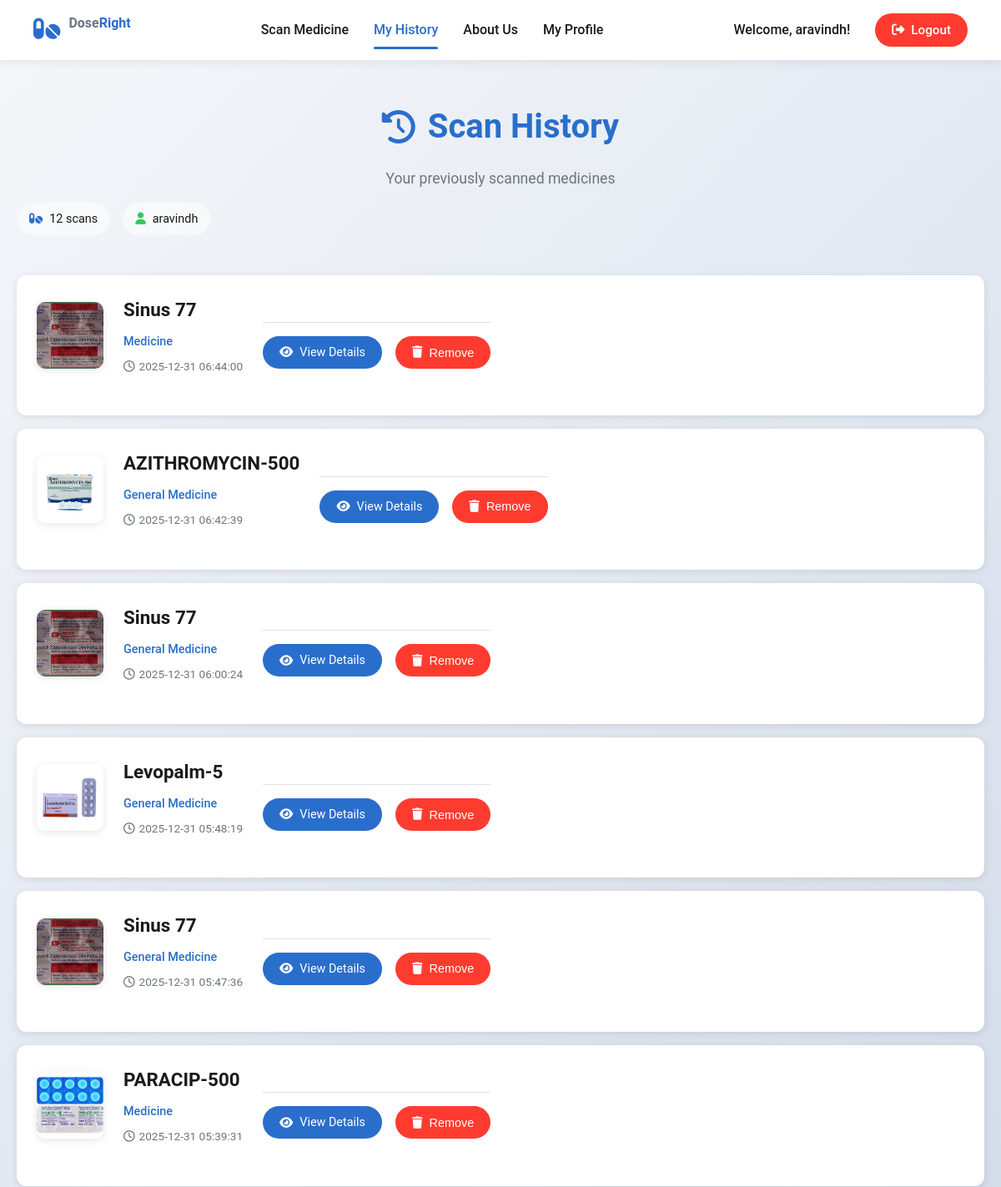
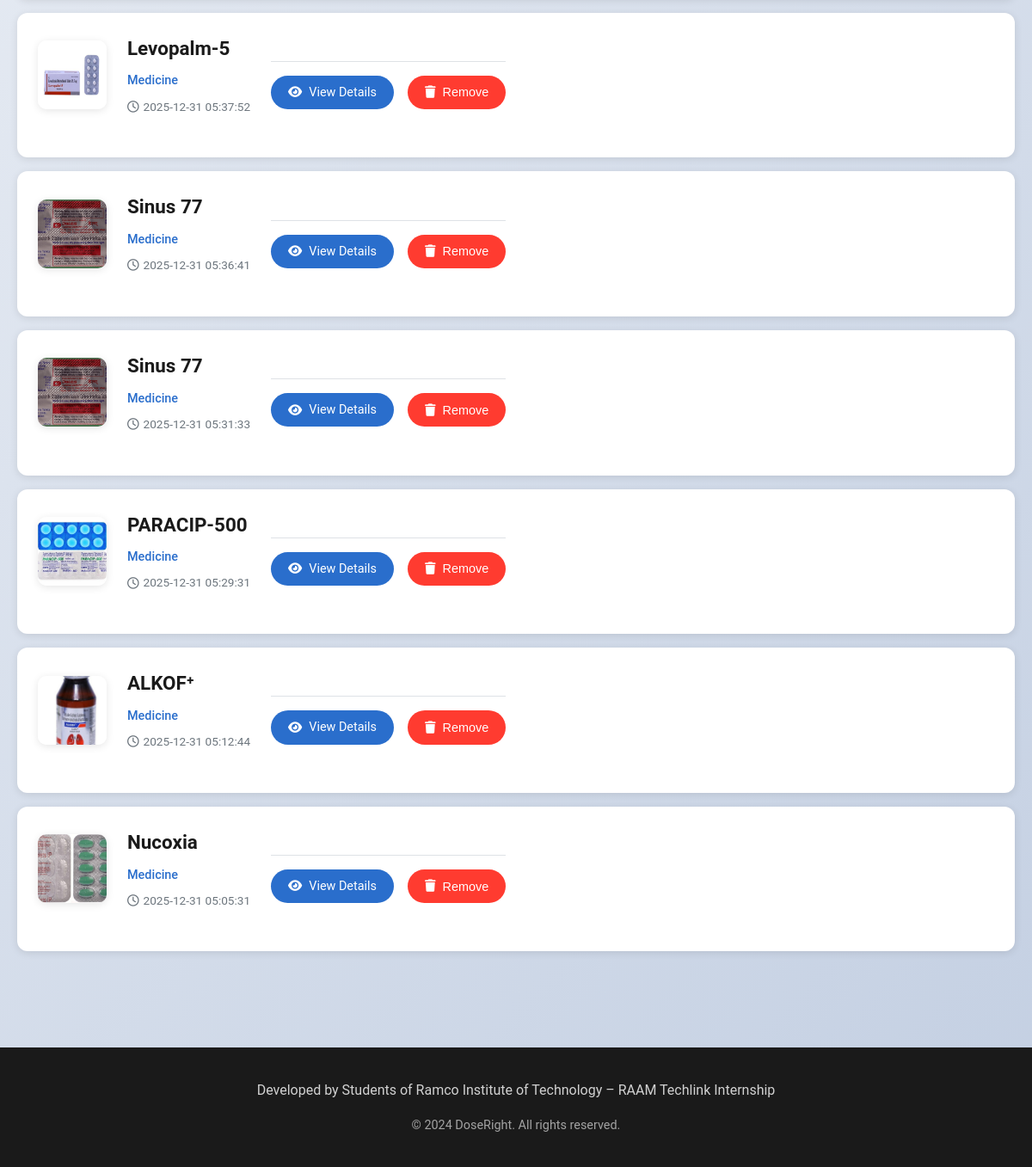
Page /history (signed in) on the committed database (2 pictures, top to bottom).
### tables this page shows
CREATE TABLE users
                 (id INTEGER PRIMARY KEY AUTOINCREMENT,
                  username TEXT UNIQUE NOT NULL,
                  email TEXT UNIQUE,
                  password_hash TEXT NOT NULL,
                  full_name TEXT,
                  created_at TIMESTAMP DEFAULT CURRENT_TIMESTAMP);

CREATE TABLE scan_history
                 (id INTEGER PRIMARY KEY AUTOINCREMENT,
                  user_id INTEGER,
                  medicine_name TEXT NOT NULL,
                  image_url TEXT,
                  category TEXT,
                  timestamp TIMESTAMP DEFAULT CURRENT_TIMESTAMP,
                  FOREIGN KEY (user_id) REFERENCES users (id));

### app2.py (the view)
@app.route('/history')
@login_required
def history():
    conn = get_db()
    scans = conn.execute('''SELECT medicine_name, image_url, category, timestamp
                           FROM scan_history WHERE user_id = ?
                           ORDER BY timestamp DESC''',
                        (session['user_id'],)).fetchall()
    conn.close()
    scan_list = []
    for scan in scans:
        scan_list.append({
            'medicine_name': scan['medicine_name'],
            'image_url': scan['image_url'],
            'category': scan['category'],
            'timestamp': scan['timestamp']
        })
    return render_template('history.html', scans=scan_list)

### app2.py (called while the page is built)
def get_db():
    conn = sqlite3.connect(app.config['DATABASE'])
    conn.row_factory = sqlite3.Row
    return conn

### auth.py (called while the page is built)
def get_db_connection():
    conn = sqlite3.connect('doseright.db')
    conn.row_factory = sqlite3.Row
    return conn

def login_required(f):
    @wraps(f)
    def decorated_function(*args, **kwargs):
        if 'user_id' not in session:
            return redirect(url_for('auth.login', next=request.url))
        return f(*args, **kwargs)
    return decorated_function

def auth_context_processor():
    user_info = {}
    if 'user_id' in session:
        conn = get_db_connection()
        user = conn.execute('SELECT id, username, email, full_name FROM users WHERE id = ?',
                           (session['user_id'],)).fetchone()
        conn.close()
        if user:
            user_info = {
                'id': user['id'],
                'username': user['username'],
                'email': user['email'],
                'full_name': user['full_name'],
                'is_authenticated': True
            }
    return dict(current_user=user_info)

### templates/history.html (shortened to what this page needs)
<!DOCTYPE html>
<html lang="en">
<head>
    <link rel="stylesheet" href="{{ url_for('static', filename='css/style.css') }}">
    <link rel="stylesheet" href="https://cdnjs.cloudflare.com/ajax/libs/font-awesome/6.4.0/css/all.min.css">
</head>
<body>
    <nav class="navbar">
        <div class="nav-left">
            <i class="fas fa-pills"></i>
            <span class="brand">Dose<span>Right</span></span>
        </div>
        <div class="nav-center">
            <a href="{{ url_for('index') }}" class="nav-link">Scan Medicine</a>
            <a href="{{ url_for('history') }}" class="nav-link active">My History</a>
            <a href="{{ url_for('about') }}" class="nav-link">About Us</a>
            {% if current_user.is_authenticated %}
            <a href="{{ url_for('auth.profile') }}" class="nav-link">My Profile</a>
            {% endif %}
        </div>
        <div class="nav-right">
            {% if current_user.is_authenticated %}
            <span class="welcome-text">Welcome, {{ current_user.username }}!</span>
            <a href="{{ url_for('auth.logout') }}" class="logout-btn">
                <i class="fas fa-sign-out-alt"></i> Logout
            </a>
            {% else %}
            <a href="{{ url_for('auth.login') }}" class="login-btn">Login</a>
            <a href="{{ url_for('auth.signup') }}" class="signup-btn">Sign Up</a>
            {% endif %}
        </div>
    </nav>
    <main class="main-content">
        <div class="container">
            <div class="history-header">
                <h1><i class="fas fa-history"></i> Scan History</h1>
                <p>Your previously scanned medicines</p>
                <div class="history-stats">
                    <span class="stat-badge">
                        <i class="fas fa-pills"></i> {{ scans|length }} scans
                    </span>
                    {% if current_user.is_authenticated %}
                    <span class="user-badge">
                        <i class="fas fa-user"></i> {{ current_user.username }}
                    </span>
                    {% endif %}
                </div>
            </div>
            {% if scans %}
            <div class="history-list">
                {% for scan in scans %}
                <div class="history-item">
                    <div class="history-item-header">
                        <div class="medicine-image">
                            {% if scan.image_url %}
                            <img src="{{ scan.image_url }}" alt="{{ scan.medicine_name }}"
                                 onerror="this.src='/static/images/medicine-placeholder.jpg'">
                            {% else %}
                            <div class="image-placeholder">
                                <i class="fas fa-pills"></i>
                            </div>
                            {% endif %}
                        </div>
                        <div class="medicine-info">
                            <h3>{{ scan.medicine_name }}</h3>
                            <p class="category">{{ scan.category }}</p>
                            <p class="timestamp">
                                <i class="far fa-clock"></i> {{ scan.timestamp }}
                            </p>
                        </div>
                    </div>
                    <div class="history-item-actions">
                        <a href="{{ url_for('result') }}" class="btn-view"
                           onclick="sessionStorage.setItem('last_medicine', JSON.stringify({
                               medicine_name: '{{ scan.medicine_name }}',
                               category: '{{ scan.category }}',
                               image_url: '{{ scan.image_url }}'
                           }));">
                            <i class="fas fa-eye"></i> View Details
                        </a>
                        <button class="btn-delete" onclick="deleteScan('{{ scan.medicine_name }}')">
                            <i class="fas fa-trash"></i> Remove
                        </button>
                    </div>
                </div>
                {% endfor %}
            </div>
            {% endif %}
        </div>
    </main>
    <footer class="footer">
        <div class="container">
            <p>Developed by Students of Ramco Institute of Technology – RAAM Techlink Internship</p>
            <p class="copyright">© 2024 DoseRight. All rights reserved.</p>
        </div>
    </footer>
</body>
</html>

### rows in the picture
users: username "aravindh"
scan_history: image_url (picture), medicine_name "Sinus 77", category "Medicine", timestamp "2025-12-31 06:44:00"
scan_history: image_url (picture), medicine_name "AZITHROMYCIN-500", category "General Medicine", timestamp "2025-12-31 06:42:39"
scan_history: image_url (picture), medicine_name "Sinus 77", category "General Medicine", timestamp "2025-12-31 06:00:24"
scan_history: image_url (picture), medicine_name "Levopalm-5", category "General Medicine", timestamp "2025-12-31 05:48:19"
scan_history: image_url (picture), medicine_name "Sinus 77", category "General Medicine", timestamp "2025-12-31 05:47:36"
scan_history: image_url (picture), medicine_name "PARACIP-500", category "Medicine", timestamp "2025-12-31 05:39:31"
scan_history: image_url (picture), medicine_name "Levopalm-5", category "Medicine", timestamp "2025-12-31 05:37:52"
scan_history: image_url (picture), medicine_name "Sinus 77", category "Medicine", timestamp "2025-12-31 05:36:41"
scan_history: image_url (picture), medicine_name "Sinus 77", category "Medicine", timestamp "2025-12-31 05:31:33"
scan_history: image_url (picture), medicine_name "PARACIP-500", category "Medicine", timestamp "2025-12-31 05:29:31"
scan_history: image_url (picture), medicine_name "ALKOF⁺", category "Medicine", timestamp "2025-12-31 05:12:44"
scan_history: image_url (picture), medicine_name "Nucoxia", category "Medicine", timestamp "2025-12-31 05:05:31"

### other values in the picture
{{ scans|length }} "12"
